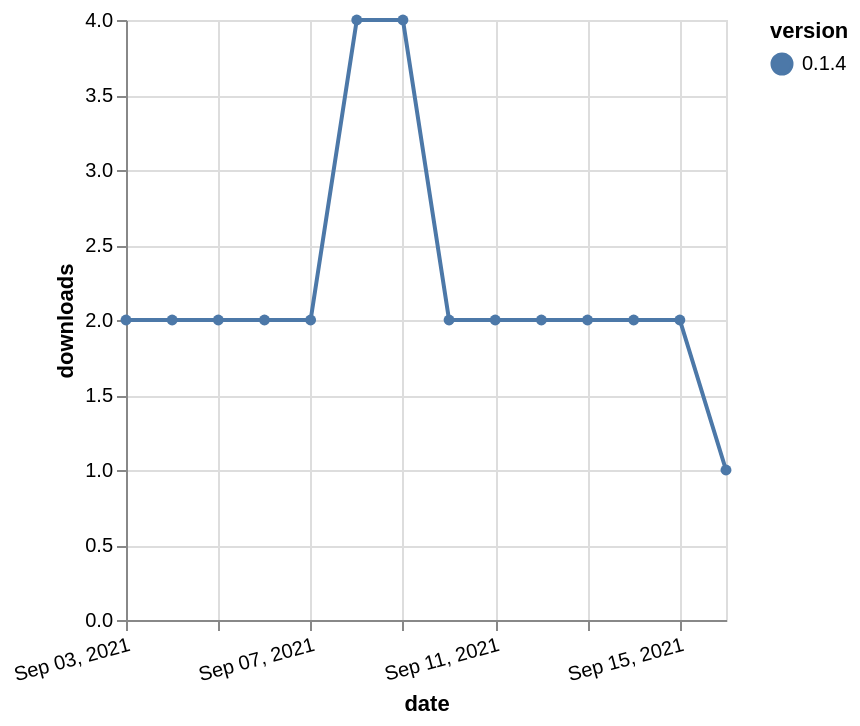

The Vega-Lite source for this figure:
### Vega-Lite specification from a JSON file in a GitHub repository (floating-point values rounded to 4 significant figures)
{"$schema": "https://vega.github.io/schema/vega-lite/v5.json", "description": "A simple bar chart with embedded data.", "data": {"values": [{"date": "2021-09-03", "total": 3217, "delta": 2, "version": "0.1.4"}, {"date": "2021-09-04", "total": 3219, "delta": 2, "version": "0.1.4"}, {"date": "2021-09-05", "total": 3221, "delta": 2, "version": "0.1.4"}, {"date": "2021-09-06", "total": 3223, "delta": 2, "version": "0.1.4"}, {"date": "2021-09-07", "total": 3225, "delta": 2, "version": "0.1.4"}, {"date": "2021-09-08", "total": 3229, "delta": 4, "version": "0.1.4"}, {"date": "2021-09-09", "total": 3233, "delta": 4, "version": "0.1.4"}, {"date": "2021-09-10", "total": 3235, "delta": 2, "version": "0.1.4"}, {"date": "2021-09-11", "total": 3237, "delta": 2, "version": "0.1.4"}, {"date": "2021-09-12", "total": 3239, "delta": 2, "version": "0.1.4"}, {"date": "2021-09-13", "total": 3241, "delta": 2, "version": "0.1.4"}, {"date": "2021-09-14", "total": 3243, "delta": 2, "version": "0.1.4"}, {"date": "2021-09-15", "total": 3245, "delta": 2, "version": "0.1.4"}, {"date": "2021-09-16", "total": 3246, "delta": 1, "version": "0.1.4"}]}, "width": "container", "mark": {"type": "line", "point": {"filled": true}}, "encoding": {"x": {"field": "date", "type": "temporal", "timeUnit": "yearmonthdate", "title": "date", "axis": {"labelAngle": -15}}, "y": {"field": "delta", "type": "quantitative", "title": "downloads"}, "color": {"field": "version", "type": "nominal"}, "tooltip": {"field": "delta"}}}
